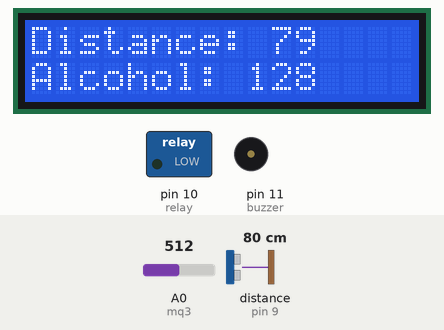
A sketch run on a simulated Arduino Uno, built with avr-gcc and run on an emulated ATmega328P. Parts: 16×2 character LCD, switched loads named in the sketch (green lamp = pin HIGH), buzzer (waves = sounding, pin HIGH). Wiring (inferred from the names in the program): ultrasonic range finder: trigger pin 8; echo pin 9. Inputs (shaded band) come from the test bench; at power-on: distance to the obstacle (sensor on pin 9) 80 cm, A0 (mq3) = 512. The echo pulse lasts 58.3 µs per cm; pins used as bus, display or sensor lines are not drawn; what the sketch prints to the serial monitor is not drawn.

Above: at 4.2 s.
4.3 s: distance to the obstacle (sensor on pin 9) set to 2 cm
At 9.7 s:
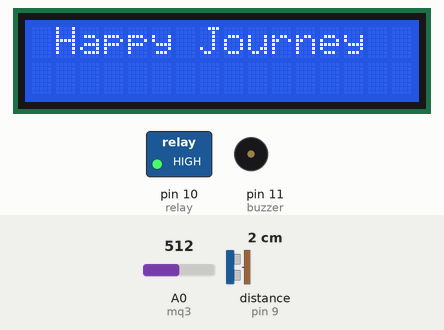
9.8 s: A0 (mq3) set to 789
At 11.6 s:
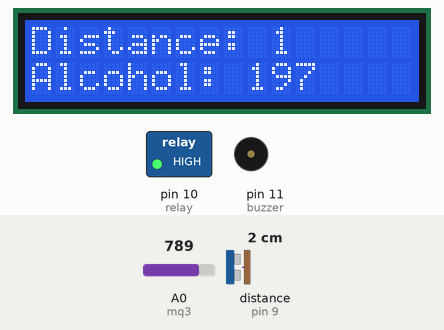
15.3 s: A0 (mq3) set to 814
At 20.2 s:
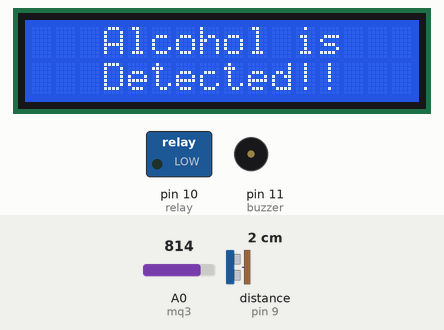
25.4 s: distance to the obstacle (sensor on pin 9) set to 4 cm
At 31.4 s:
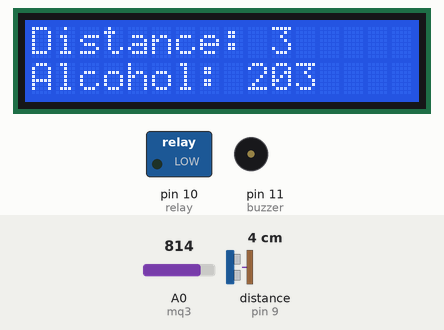
31.7 s: distance to the obstacle (sensor on pin 9) set to 9 cm
At 35.7 s:
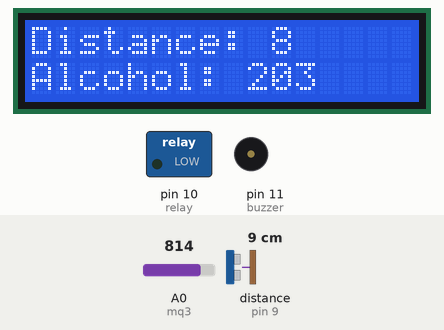
37.2 s: A0 (mq3) set to 900
At 41.1 s:
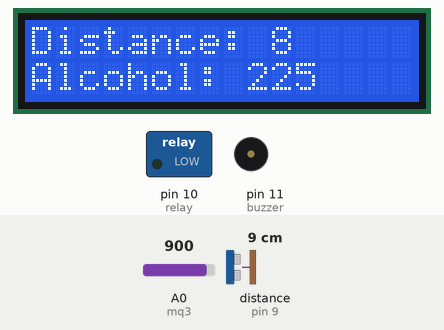
Timing chart, 0 to 43.7 s (numbered marks = the images above; inputs shaded):
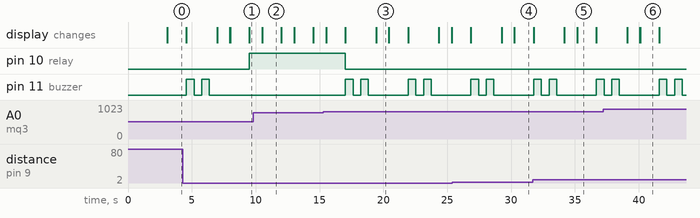

Measured:
- the behaviour switches between 803 and 804 on A0 (mq3) (found by bisection; images 2 and 3)
- after the input at 4.3 s, pin 10 (relay): LOW → HIGH after 5.2 s
- after the input at 15.3 s, pin 10 (relay): HIGH → LOW after 1.7 s; pin 11 (buzzer): LOW → HIGH after 1.7 s, → LOW 0.60 s later, → HIGH 0.60 s later, → LOW 0.60 s later, … (8 changes in this stretch)
- by itself, pin 11 (buzzer): alternates HIGH for 0.60 s and LOW for 0.60 s, 4 changes in all, then stays LOW
- what the display in image 2 shows lasts 1.5 s, from 10.5 s to 12.0 s
- what the display in image 3 shows lasts 1.0 s, from 19.4 s to 20.4 s

The sketch:

Smart_Helmet.ino
```cpp
//Smart Helmet
#include<LiquidCrystal.h>
LiquidCrystal lcd(2,3,4,5,6,7);

int trig=8;
int echo=9;
long duration;
int distance;

int mq3=A0;
int val;

int relay=10;
int buzzer=11;


void setup()
{
  lcd.begin(16,2);
  pinMode(trig,OUTPUT);
  pinMode(echo,INPUT);
  Serial.begin(9600);
  pinMode(relay,OUTPUT);
  pinMode(buzzer,OUTPUT);
  digitalWrite(relay, LOW);
  project_name();
}

void loop()
{
  lcd.clear();
  digitalWrite(trig,LOW);
  delayMicroseconds(2);
  digitalWrite(trig,HIGH);
  delayMicroseconds(10);
  digitalWrite(trig,LOW);
  duration=pulseIn(echo,HIGH);
  distance=duration * 0.034/2;
  //Mq3 block
  val=analogRead(mq3);
  val=val/4;
  Serial.print("Mq3:");
  Serial.println(val);
  Serial.print("distance:");
  Serial.print(distance);
  Serial.println("cm");
  lcd.setCursor(0,0);
  lcd.print("Distance:");
  lcd.setCursor(10,0);
  lcd.print(  distance);
  lcd.setCursor(0,1);
  lcd.print("Alcohol:");
  lcd.setCursor(9,1);
  lcd.print(val);
  delay(1500);
  lcd.clear();
  if(distance<10 && val<200)
  {
    digitalWrite(relay,HIGH);
    lcd.setCursor(0,0);
    lcd.print(" Happy Journey");
    delay(1000);
  }
  else if(distance>10 || val>200)
  {
    digitalWrite(relay,LOW);
    buzzer_sound();

    if(distance>10 && val>200)
    {
      lcd.setCursor(3,0);
      lcd.print("Alcohol is");
      lcd.setCursor(3,1);
      lcd.print("Detected!!");
      delay(1000);
    }
    else if(distance>10)
    {
      Serial.println("Please Wear Helmet");
      lcd.setCursor(2,0);
      lcd.print("Please wear");
      lcd.setCursor(3,1);
      lcd.print("Helmet!!");
      delay(1000);
    }
    else if(val>200)
    {
      Serial.println("Alcohol is Detected");
      lcd.setCursor(3,0);
      lcd.print("Alcohol is");
      lcd.setCursor(3,1);
      lcd.print("Detected!!");
      delay(1000);

    }
    lcd.clear();
  }
}

void buzzer_sound()
{
  digitalWrite(buzzer, HIGH);
  delay(600);
  digitalWrite(buzzer, LOW);
  delay(600);
  digitalWrite(buzzer, HIGH);
  delay(600);
  digitalWrite(buzzer, LOW);
  delay(600);
}

void project_name()
{
  lcd.setCursor(0,0);
  lcd.print("  Smart Helmet");
  delay(3000);
  lcd.clear();
}
```
